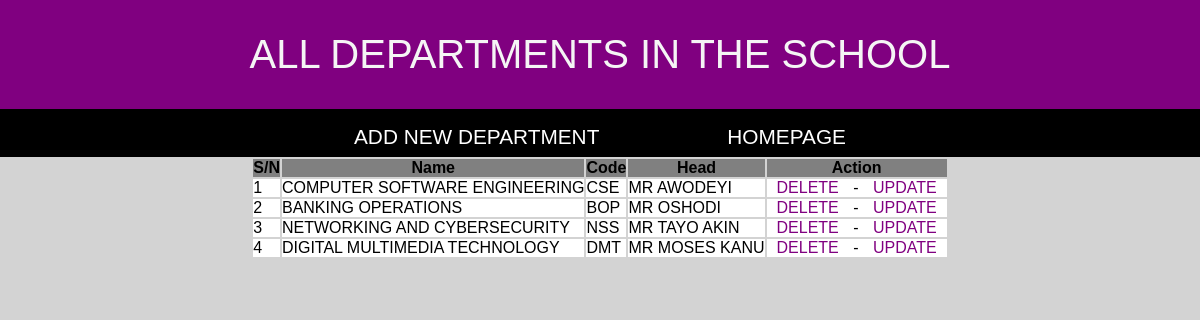
Screenshot of /department with the database file from the repository.
### department/models.py (models this page shows, shortened)
class Department(models.Model):
    name=models.CharField(max_length=50)
    code=models.CharField(max_length=3)
    head=models.CharField(max_length=30)
    block=models.CharField(max_length=30)

### department/views.py (the view)
# urls.py: path('department', homepage, name='homepage'),
def homepage(request):
    departments = Department.objects.all()
    context = {
        'department': departments
    }
    return render(request, 'department/index.html', context)

### department/templates/department/index.html (shortened to what this page needs)
<!DOCTYPE html>
<html lang="en">
<head>
</head>
<body bgcolor=lightgray>
    <div class="header">
        <header class="main-header">
            ALL DEPARTMENTS IN THE SCHOOL
            </header>
</div>
<div class="navbar">
    <nav class="links">
        <a href="{% url 'new_department' %}">ADD NEW DEPARTMENT</a>
         <a href="{% url 'welcome' %}" > HOMEPAGE</a>
    </nav>
</div>
<div class="table">
    <table  align=center>
        <tr bgcolor=grey>
            <th>S/N</th>
            <th>Name</th>
            <th>Code</th>
            <th>Head</th>
            <th>Action</th>
        </tr>
         {% for department in  department %}
        <tr bgcolor=white>
            <td >{{ forloop.counter }}</td>
            <td>{{ department.name }}</td>
            <td>{{ department.code }}</td>
            <td>{{ department.head }}</td>
            <td >
                <a href="{% url 'delete_department' department.id %}"
                    onclick="return confirm('Are you sure you want to delete the selected record ?')">DELETE</a>
                -
                <a href="{% url 'update_department' department.id %}">UPDATE</a>
            </td>
        </tr>
 {% endfor %}
    </table>
    </div>
</body>
</html>

### department/templates/department/index.html (style rules this page uses)
* { margin: 0; padding: 0; outline: 0; box-sizing: border-box; }
body { font-family: 'Franklin Gothic Medium', 'Arial Narrow', Arial, sans-serif; }
.header { display: flex; justify-content: center; align-items: center; background: purple; color: whitesmoke; padding: 2rem 8rem; }
.main-header { font-size: 2.5rem; }
.navbar { width: 100%; height: 3rem; background: black; }
.links { display: flex; justify-content:center; align-items: center; }
.links a { display: flex; padding: 1rem 4rem; text-decoration: none; color: white; font-size: 1.3rem; transition: 0.5s; }
.table { display: flex; justify-content:center; align-items: center; }
a { padding: 10px; text-decoration: none; color: purple; font-size: 1rem; transition: 0.5s; }

### rows the page displays
Department: name "COMPUTER SOFTWARE ENGINEERING", code "CSE", head "MR AWODEYI"
Department: name "BANKING OPERATIONS", code "BOP", head "MR OSHODI"
Department: name "NETWORKING AND CYBERSECURITY", code "NSS", head "MR TAYO AKIN"
Department: name "DIGITAL MULTIMEDIA TECHNOLOGY", code "DMT", head "MR MOSES KANU"
